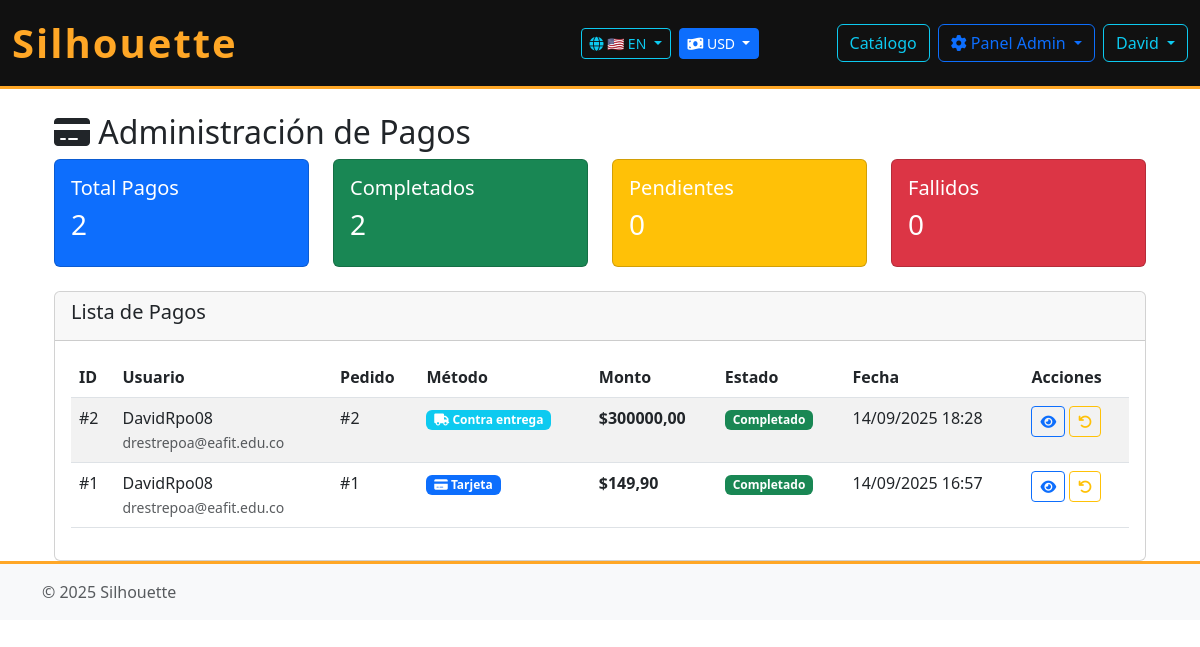
The page /es/payments/admin/pagos/ (signed in) on the database as committed earlier.
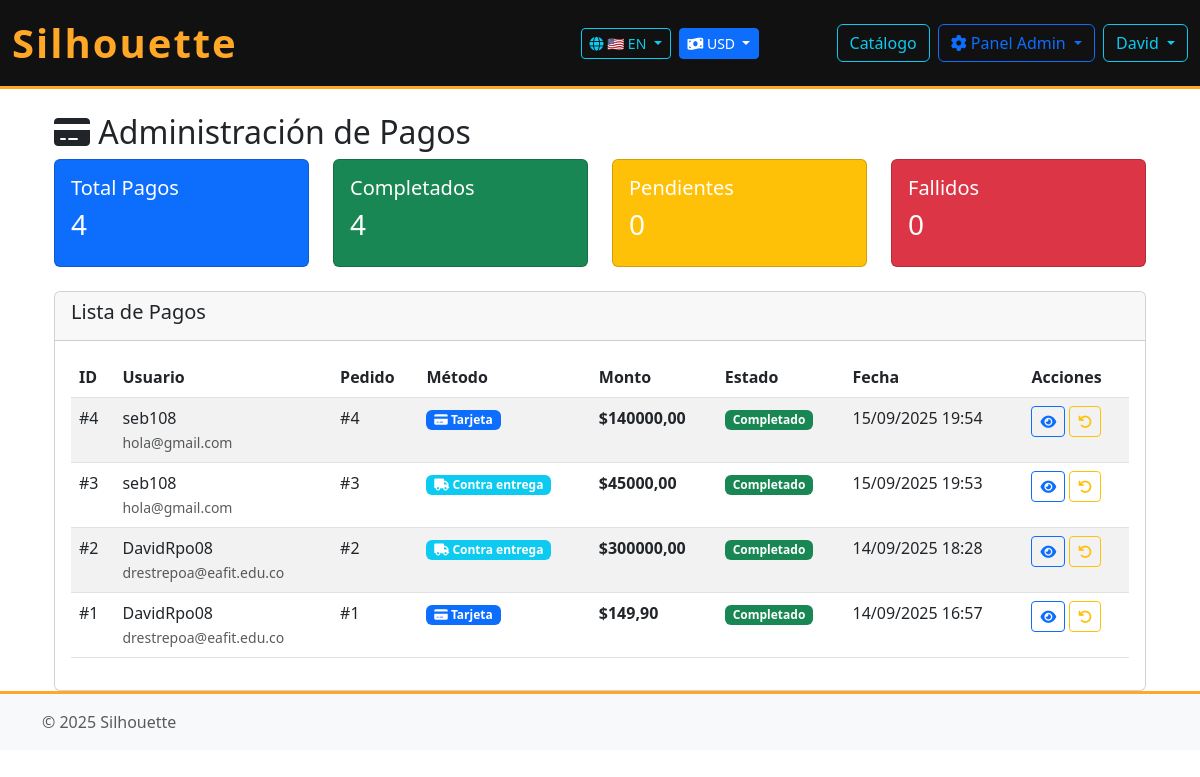
The same page on the database as committed later.
### payments/models.py (models this page shows, shortened)
class Pago(models.Model):
    METODO_CHOICES = [
        ('contraentrega', 'Pago contra entrega'),
        ('tarjeta', 'Pago con tarjeta'),
    ]
    ESTADO_CHOICES = [
        ('pendiente', 'Pendiente'),
        ('completado', 'Completado'),
        ('fallido', 'Fallido'),
    ]
    pedido = models.ForeignKey(
        'orders.Pedido',
        on_delete=models.CASCADE,
        related_name='pagos'
    )
    fecha_pago = models.DateTimeField(auto_now_add=True)
    metodo = models.CharField(
        max_length=30,
        choices=METODO_CHOICES,
        default='contraentrega'
    )
    monto = models.FloatField(default=0.0)
    estado = models.CharField(
        max_length=30,
        choices=ESTADO_CHOICES,
        default='pendiente'
    )
    direccion_entrega = models.TextField(blank=True, null=True)
    tarjeta_usada = models.ForeignKey(
        'users.Tarjeta',
        on_delete=models.SET_NULL,
        blank=True,
        null=True,
        related_name='pagos_realizados'
    )
    class Meta:
        ordering = ['-fecha_pago']
        verbose_name = 'Pago'
        verbose_name_plural = 'Pagos'

### orders/models.py (models this page shows, shortened)
class Pedido(models.Model):
	ESTADO_CHOICES = [
		('pendiente', 'Pendiente'),
		('confirmado', 'Confirmado'),
		('en_proceso', 'En proceso de preparación'),
		('en_camino', 'En camino'),
		('entregado', 'Entregado'),
		('cancelado', 'Cancelado'),
	]
	usuario = models.ForeignKey('users.Usuario', on_delete=models.CASCADE, related_name='pedidos')
	fecha_pedido = models.DateTimeField(auto_now_add=True)
	estado = models.CharField(max_length=30, choices=ESTADO_CHOICES, default='pendiente')
	total = models.FloatField(default=0.0)
	class Meta:
		verbose_name = 'Pedido'
		verbose_name_plural = 'Pedidos'
		ordering = ['-fecha_pedido']

### users/models.py (models this page shows, shortened)
class Usuario(models.Model):
	nombre = models.CharField(max_length=100, verbose_name=_('Nombre'))
	correo = models.EmailField(unique=True, verbose_name=_('Correo electrónico'))
	contrasena = models.CharField(max_length=128, verbose_name=_('Contraseña'))
	direccion = models.CharField(max_length=255, verbose_name=_('Dirección'))
	telefono = models.CharField(max_length=20, verbose_name=_('Teléfono'))
	rol = models.BooleanField(default=False, verbose_name=_('Rol administrador'))
	class Meta:
		ordering = ['nombre']
		verbose_name = _('Usuario')
		verbose_name_plural = _('Usuarios')

### payments/views.py (the view)
# urls.py: path('admin/pagos/', staff_member_required(AdminPagosView.as_view()), name='admin_pagos'),
class AdminPagosView(UserPassesTestMixin, ListView):
    model = Pago
    template_name = 'payments/admin_pagos.html'
    context_object_name = 'pagos'
    def test_func(self):
        return self.request.user.is_staff or self.request.user.is_superuser
    def get_queryset(self):
        return Pago.objects.all().order_by('-fecha_pago')

### catalog/context_processors.py (called while the page is built)
def currency_context(request):
    return {
        'current_currency': request.session.get('currency', 'USD'),
        'supported_currencies': CurrencyService.get_supported_currencies(),
        'currency_service': CurrencyService,
    }

### catalog/services/currency_service.py (called while the page is built)
    @classmethod
    def get_supported_currencies(cls):
        return {
            'USD': {'name': 'Dólar Americano', 'symbol': '$'},
            'EUR': {'name': 'Euro', 'symbol': '€'},
            'GBP': {'name': 'Libra Esterlina', 'symbol': '£'},
            'COP': {'name': 'Peso Colombiano', 'symbol': '$'},
            'MXN': {'name': 'Peso Mexicano', 'symbol': '$'},
            'ARS': {'name': 'Peso Argentino', 'symbol': '$'},
            'CLP': {'name': 'Peso Chileno', 'symbol': '$'},
            'BRL': {'name': 'Real Brasileño', 'symbol': 'R$'},
        }

### templates/payments/admin_pagos.html (shortened to what the changed rows need)
{% extends 'base.html' %}
{% block content %}
<div class="container-fluid mt-4">
    <div class="row">
        <div class="col-12">
            <h2><i class="fas fa-credit-card"></i> Administración de Pagos</h2>
            <div class="row mb-4">
                <div class="col-md-3">
                    <div class="card bg-primary text-white">
                        <div class="card-body">
                            <h5>Total Pagos</h5>
                            <h3>{{ pagos|length }}</h3>
                        </div>
                    </div>
                </div>
                <div class="col-md-3">
                    <div class="card bg-success text-white">
                        <div class="card-body">
                            <h5>Completados</h5>
                            <h3>{{ pagos|length }}</h3>
                        </div>
                    </div>
                </div>
            </div>
            <div class="card">
                <div class="card-body">
                    {% if pagos %}
                    <div class="table-responsive">
                        <table class="table table-striped">
                            <thead>
                                <tr>
                                    <th>ID</th>
                                    <th>Usuario</th>
                                    <th>Pedido</th>
                                    <th>Método</th>
                                    <th>Monto</th>
                                    <th>Estado</th>
                                    <th>Fecha</th>
                                    <th>Acciones</th>
                                </tr>
                            </thead>
                            <tbody>
                                {% for pago in pagos %}
                                <tr>
                                    <td>#{{ pago.id }}</td>
                                    <td>
                                        {{ pago.pedido.usuario.nombre }}<br>
                                        <small class="text-muted">{{ pago.pedido.usuario.correo }}</small>
                                    </td>
                                    <td>#{{ pago.pedido.id }}</td>
                                    <td>
                                        {% if pago.metodo == 'contraentrega' %}
                                            <span class="badge bg-info">
                                                <i class="fas fa-truck"></i> Contra entrega
                                            </span>
                                        {% else %}
                                            <span class="badge bg-primary">
                                                <i class="fas fa-credit-card"></i> Tarjeta
                                            </span>
                                        {% endif %}
                                    </td>
                                    <td><strong>${{ pago.monto|floatformat:2 }}</strong></td>
                                    <td>
                                        {% if pago.estado == 'completado' %}
                                            <span class="badge bg-success">{{ pago.get_estado_display }}</span>
                                        {% elif pago.estado == 'pendiente' %}
                                            <span class="badge bg-warning">{{ pago.get_estado_display }}</span>
                                        {% else %}
                                            <span class="badge bg-danger">{{ pago.get_estado_display }}</span>
                                        {% endif %}
                                    </td>
                                    <td>{{ pago.fecha_pago|date:"d/m/Y H:i" }}</td>
                                    <td>
                                        <button class="btn btn-sm btn-outline-primary" onclick="verDetalle({{ pago.id }})">
                                            <i class="fas fa-eye"></i>
                                        </button>
                                        {% if pago.estado == 'completado' %}
                                        <button class="btn btn-sm btn-outline-warning" onclick="procesarReembolso({{ pago.id }})">
                                            <i class="fas fa-undo"></i>
                                        </button>
                                        {% endif %}
                                    </td>
                                </tr>
                                {% endfor %}
                            </tbody>
                        </table>
                    </div>
                    {% else %}
                    <div class="text-center py-5">
                        <i class="fas fa-credit-card fa-3x text-muted mb-3"></i>
                        <h5 class="text-muted">No hay pagos registrados</h5>
                        <p class="text-muted">Los pagos aparecerán aquí cuando los usuarios realicen compras.</p>
                    </div>
                    {% endif %}
                </div>
            </div>
        </div>
    </div>
</div>
{% endblock %}

Rows that differ between the two databases and show on the page:
added Pago: id "4", pedido.usuario.nombre "seb108", pedido.usuario.correo "hola@gmail.com", pedido.id "4", metodo "tarjeta" (drawn), monto "140000,00", estado "Completado", fecha_pago "15/09/2025 19:54"
added Pago: id "3", pedido.usuario.nombre "seb108", pedido.usuario.correo "hola@gmail.com", pedido.id "3", metodo "contraentrega" (drawn), monto "45000,00", estado "Completado", fecha_pago "15/09/2025 19:53"
Other text that changed with them:
{{ pagos|length }}: "2" → "4"
